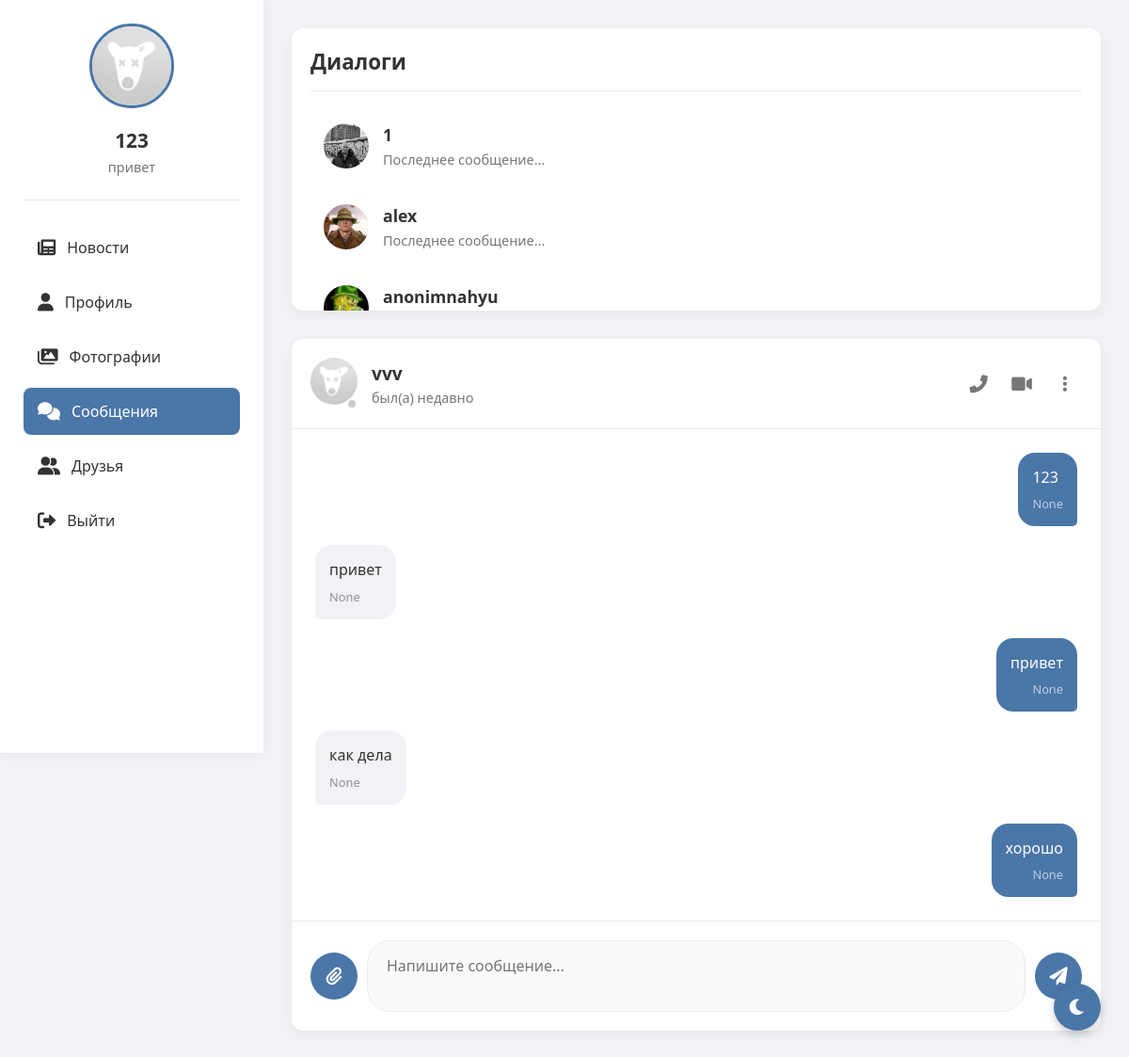
The app's page /messages/22 (signed in), older data.
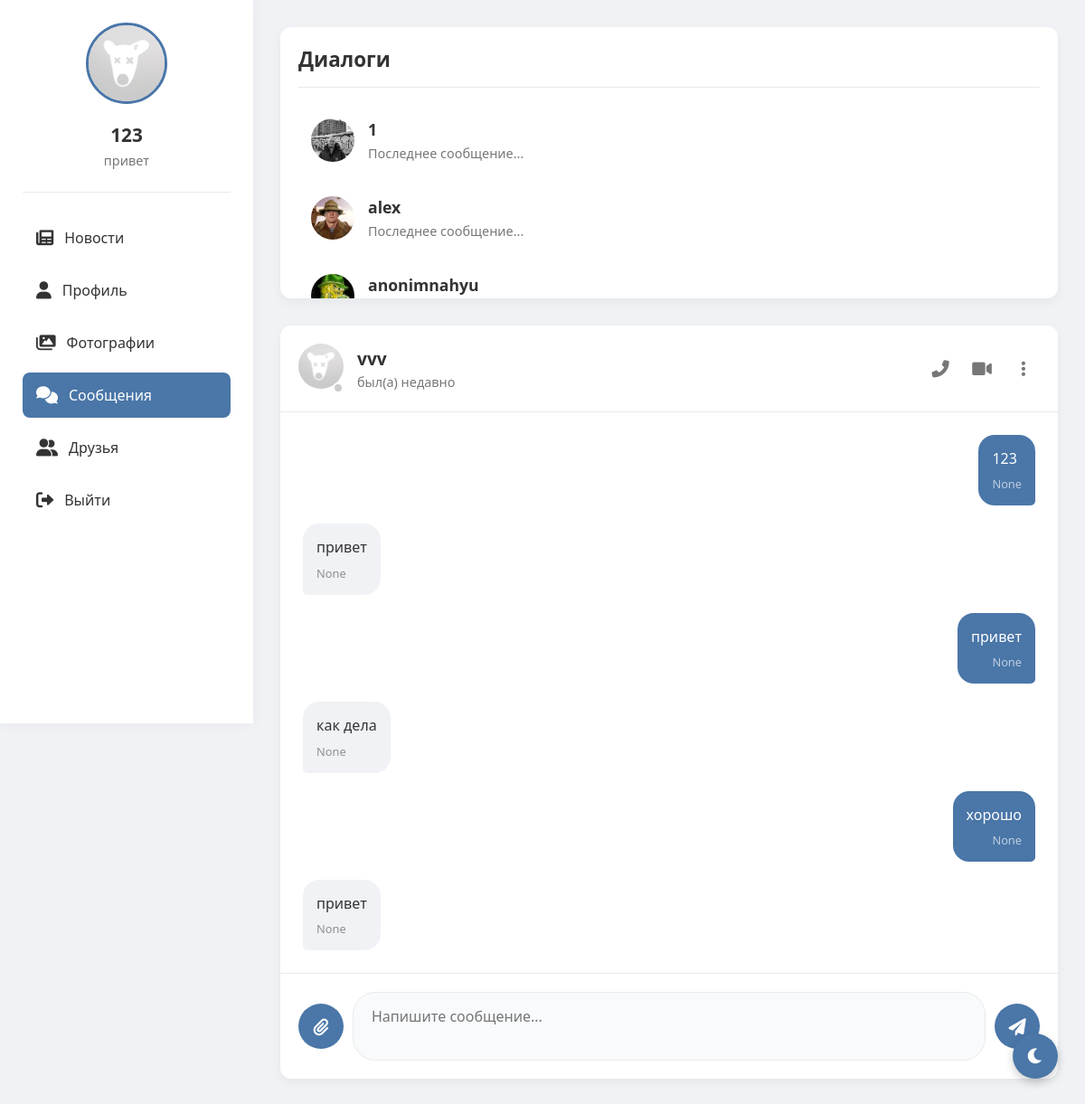
The same page, newer data.
### tables this page shows
CREATE TABLE users (
                id INTEGER PRIMARY KEY AUTOINCREMENT,
                username TEXT UNIQUE NOT NULL,
                password TEXT NOT NULL,
                email TEXT,
                bio TEXT,
                avatar TEXT);

CREATE TABLE messages (
                id INTEGER PRIMARY KEY AUTOINCREMENT,
                sender_id INTEGER NOT NULL,
                receiver_id INTEGER NOT NULL,
                content TEXT NOT NULL,
                file_path TEXT,
                timestamp DATETIME DEFAULT CURRENT_TIMESTAMP,
                FOREIGN KEY(sender_id) REFERENCES users(id),
                FOREIGN KEY(receiver_id) REFERENCES users(id));

### routes/messages.py (the view)
@bp.route('/messages')
@bp.route('/messages/<int:friend_id>')
def messages(friend_id=None):
    if 'user_id' not in session:
        return redirect(url_for('auth.index'))
    user_id = session['user_id']
    conn = get_db()
    c = conn.cursor()
    c.execute("SELECT * FROM users WHERE id = ?", (user_id,))
    user = c.fetchone()
    c.execute('''SELECT users.id, users.username, users.avatar
                FROM friends
                JOIN users ON friends.friend_id = users.id
                WHERE friends.user_id = ? AND friends.status = 'accepted'
                UNION
                SELECT users.id, users.username, users.avatar
                FROM friends
                JOIN users ON friends.user_id = users.id
                WHERE friends.friend_id = ? AND friends.status = 'accepted'
                ORDER BY username''', (user_id, user_id))
    friends = c.fetchall()
    messages = []
    active_friend = None
    if friend_id:
        c.execute("SELECT * FROM users WHERE id = ?", (friend_id,))
        active_friend = c.fetchone()
        c.execute('''SELECT messages.*, users.username, users.avatar
                    FROM messages
                    JOIN users ON messages.sender_id = users.id
                    WHERE (sender_id = ? AND receiver_id = ?)
                    OR (sender_id = ? AND receiver_id = ?)
                    ORDER BY timestamp''',
                 (user_id, friend_id, friend_id, user_id))
        messages = c.fetchall()
    conn.close()
    return render_template('messages.html',
                         user=user,
                         friends=friends,
                         messages=messages,
                         friend_id=friend_id,
                         active_friend=active_friend)

### models.py (called while the page is built)
def get_db():
    conn = sqlite3.connect('social_network.db')
    conn.row_factory = sqlite3.Row
    return conn

### templates/messages.html (shortened to what this page needs)
<!DOCTYPE html>
<html lang="ru">
<head>
    <link href="https://cdnjs.cloudflare.com/ajax/libs/font-awesome/6.0.0/css/all.min.css" rel="stylesheet">
</head>
<body>
    <div class="app-container">
        <div class="sidebar">
            <div class="profile-card">
                <img src="{% if user[5] %}{{ url_for('static', filename='uploads/' + user[5]) }}{% else %}{{ url_for('static', filename='uploads/default_avatar.png') }}{% endif %}"
                     alt="Avatar"
                     onerror="this.onerror=null; this.src='{{ url_for('static', filename='uploads/default_avatar.png') }}'">
                <h3>{{ user[1] }}</h3>
                <p>{{ user[4] or 'Статус не указан' }}</p>
            </div>
            <div class="nav">
                <a href="{{ url_for('feed.feed') }}">
                    <i class="fas fa-newspaper"></i> Новости
                </a>
                <a href="{{ url_for('profile.profile') }}">
                    <i class="fas fa-user"></i> Профиль
                </a>
                <a href="{{ url_for('gallery.gallery') }}">
                    <i class="fas fa-images"></i> Фотографии
                </a>
                <a href="{{ url_for('messages.messages') }}" class="active">
                    <i class="fas fa-comments"></i> Сообщения
                </a>
                <a href="{{ url_for('friends.friends') }}">
                    <i class="fas fa-user-friends"></i> Друзья
                </a>
                <a href="{{ url_for('static.logout') }}">
                    <i class="fas fa-sign-out-alt"></i> Выйти
                </a>
            </div>
        </div>
        <div class="content">
            <div class="friends-list">
                <h2>Диалоги</h2>
                {% for friend in friends %}
                <div class="friend-item {% if friend_id == friend[0] %}active{% endif %}" onclick="location.href='{{ url_for('messages.messages', friend_id=friend[0]) }}'">
                    <img src="{% if friend[2] %}{{ url_for('static', filename='uploads/' + friend[2]) }}{% else %}{{ url_for('static', filename='uploads/default_avatar.png') }}{% endif %}"
                         alt="Avatar"
                         onerror="this.onerror=null; this.src='{{ url_for('static', filename='uploads/default_avatar.png') }}'">
                    <div class="friend-info">
                        <h3>{{ friend[1] }}</h3>
                        <p>Последнее сообщение...</p>
                    </div>
                </div>
                {% endfor %}
            </div>
            <div class="chat-container">
                {% if friend_id %}
                <div class="chat-header">
                    <div class="chat-avatar">
                        <img src="{% if active_friend[5] %}{{ url_for('static', filename='uploads/' + active_friend[5]) }}{% else %}{{ url_for('static', filename='uploads/default_avatar.png') }}{% endif %}"
                             alt="Аватар {{ active_friend[1] }}"
                             onerror="this.onerror=null; this.src='{{ url_for('static', filename='uploads/default_avatar.png') }}'">
                        <div class="chat-status {% if active_friend[6] %}chat-status-online{% endif %}"></div>
                    </div>
                    <div class="chat-info">
                        <h3>{{ active_friend[1] }}</h3>
                        <p>
                            {% if active_friend[6] %}
                                онлайн
                            {% else %}
                                был(а) {{ active_friend[7].strftime('%H:%M') if active_friend[7] else 'недавно' }}
                            {% endif %}
                        </p>
                    </div>
                    <div class="chat-actions">
                        <button title="Позвонить"><i class="fas fa-phone-alt"></i></button>
                        <button title="Видеозвонок"><i class="fas fa-video"></i></button>
                        <button title="Дополнительно"><i class="fas fa-ellipsis-v"></i></button>
                    </div>
                </div>
                <div class="chat-messages" id="chat-messages">
                    {% for msg in messages %}
                    <div class="message {% if msg[1] == session['user_id'] %}sent{% else %}received{% endif %}">
                        <div class="message-text">{{ msg[3] }}</div>
                        <div class="message-time">{{ msg[4] }}</div>
                    </div>
                    {% endfor %}
                </div>
                <div class="chat-input">
                    <button id="attach-button" title="Прикрепить файл"><i class="fas fa-paperclip"></i></button>
                    <textarea id="message-input" placeholder="Напишите сообщение..."></textarea>
                    <button id="send-button" title="Отправить"><i class="fas fa-paper-plane"></i></button>
                </div>
                {% else %}
                <div class="empty-chat">
                    <i class="fas fa-comments"></i>
                    <h3>Выберите диалог</h3>
                    <p>Начните общение с вашими друзьями</p>
                </div>
                {% endif %}
            </div>
        </div>
    </div>
    <button class="theme-toggle" id="themeToggle">
        <i class="fas fa-moon"></i>
    </button>
</body>
</html>

Row changes from the older to the newer data that the page shows:
added messages: content "привет", msg "None"
